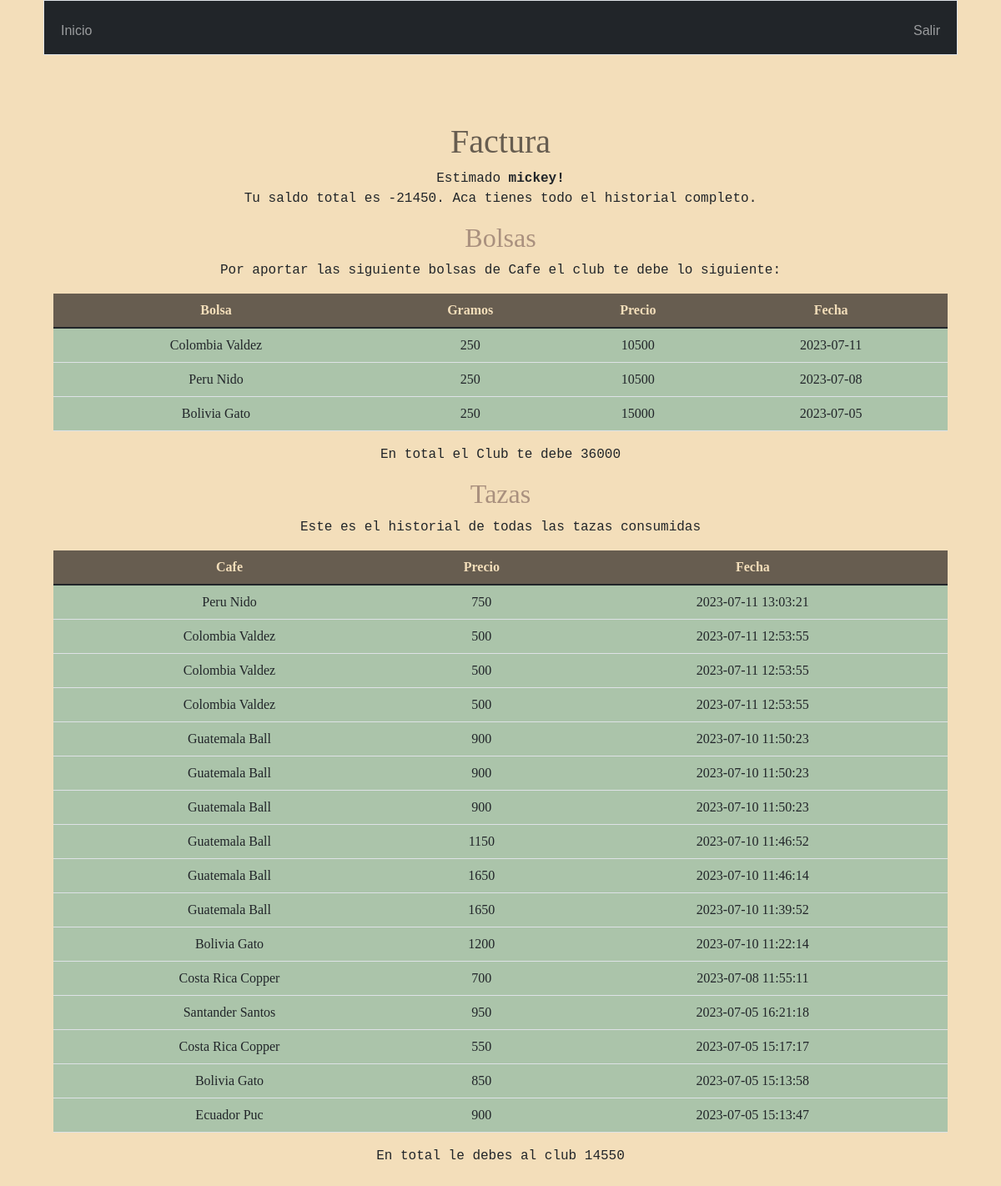
The page /factura (signed in) on the database as committed earlier.
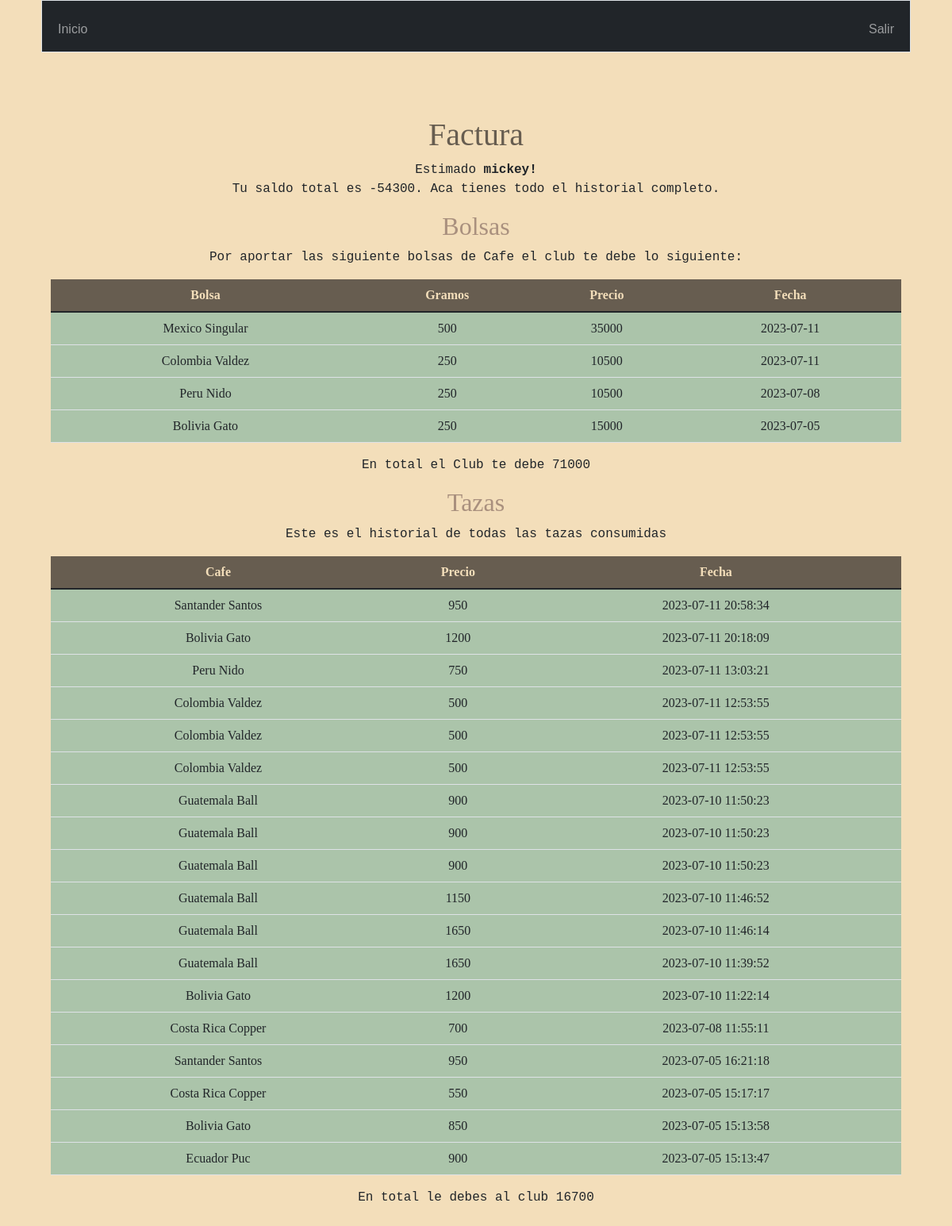
The same page on the database as committed later.
### tables this page shows
CREATE TABLE users (id INTEGER PRIMARY KEY AUTOINCREMENT NOT NULL, username TEXT NOT NULL, hash TEXT NOT NULL);

CREATE TABLE bolsas ( id INTEGER PRIMARY KEY AUTOINCREMENT NOT NULL, user_id INTEGER, origin TEXT, price INTEGER, grams INTEGER, toaster TEXT NOT NULL, date DATE, active TEXT NOT NULL, FOREIGN KEY(user_id) REFERENCES users(id));

CREATE TABLE rondas ( id INTEGER PRIMARY KEY AUTOINCREMENT NOT NULL, prensa_id INTEGER, bolsa_id INTEGER, cost INTEGER, date DATETIME, FOREIGN KEY(bolsa_id) REFERENCES bolsas(id), FOREIGN KEY(prensa_id) REFERENCES prensas(id));

### app.py (the view)
@app.route("/factura")
@login_required
def factura():
    bolsas = db.execute("SELECT origin, toaster, price AS precio, date AS fecha, grams AS gramos FROM bolsas JOIN users ON bolsas.user_id = users.id WHERE users.id=? ORDER BY fecha DESC", session["user_id"])
    tazas = db.execute("SELECT origin, toaster, cost, rondas.date AS fecha FROM rondas JOIN bolsas ON rondas.bolsa_id = bolsas.id JOIN incidencias ON incidencias.ronda_id = rondas.id JOIN users ON incidencias.user_id = users.id WHERE users.id = ? ORDER BY fecha DESC ", session["user_id"])
    bono = db.execute("SELECT SUM(price) FROM bolsas WHERE user_id=?", session["user_id"])[0]["SUM(price)"]
    total_tazas = db.execute("SELECT SUM(cost) FROM rondas JOIN incidencias ON incidencias.ronda_id = rondas.id WHERE incidencias.user_id = ? ", session["user_id"])[0]["SUM(cost)"]
    total_final = int(total_tazas)-int(bono)
    return render_template("factura.html", bolsas = bolsas, tazas = tazas, username = username(session["user_id"]), bono = bono, total_tazas = total_tazas, total_final = total_final )

### app.py (called while the page is built)
@app.after_request
def after_request(response):
    response.headers["Cache-Control"] = "no-cache, no-store, must-revalidate"
    response.headers["Expires"] = 0
    response.headers["Pragma"] = "no-cache"
    return response

### helpers.py (called while the page is built)
def login_required(f):
    @wraps(f)
    def decorated_function(*args, **kwargs):
        if session.get("user_id") is None:
            return redirect("/login")
        return f(*args, **kwargs)
    return decorated_function

def username(n):
    n = int(n)
    query = db.execute("SELECT username FROM users WHERE id=?", n)
    return query[0]["username"]

### templates/factura.html (shortened to what this page needs)
{% extends "layout.html" %}
{% block main %}
<h1>Factura</h1>
<p> Estimado <b>{{username}}! </b> <br>
Tu saldo total es {{total_final}}.
Aca tienes todo el historial completo.
</p>
{% if bolsas %}
<h2> Bolsas  </h2>
<p> Por aportar las siguiente bolsas de Cafe el club te debe lo siguiente:</p>
<table class="table">
	<thead class="thead-dark">
	<tr>
		<th scope="col"> Bolsa </th>
		<th scope="col"> Gramos  </th>
		<th scope="col"> Precio  </th>
		<th scope="col"> Fecha </th>
	</tr>
	</thead>
	<tbody>
		{% for bolsa in bolsas %}
		<tr>
		<td> {{ bolsa.origin }} {{ bolsa.toaster }} </td>
		<td> {{ bolsa.gramos }}</td>
		<td> {{ bolsa.precio }} </td>
		<td> {{ bolsa.fecha.split(' ')[0] }} </td>
		</tr>
		{% endfor %}
	</tbody>
</table>
<p>En total el Club te debe {{bono}}</p>
{% endif %}
<h2> Tazas  </h2>
<p> Este es el historial de todas las tazas consumidas </p>
<table class="table">
	<thead class="thead-dark">
	<tr>
		<th scope="col"> Cafe </th>
		<th scope="col"> Precio  </th>
		<th scope="col"> Fecha </th>
	</tr>
	</thead>
	<tbody>
		{% for taza in tazas %}
		<tr>
		<td> {{ taza.origin }} {{ taza.toaster }} </td>
		<td> {{ taza.cost }}</td>
		<td> {{ taza.fecha }} </td>
		</tr>
		{% endfor %}
	</tbody>
</table>
<p>En total le debes al club {{total_tazas}}</p>
{% endblock %}

### templates/layout.html (shortened to what this page needs)
<!DOCTYPE html>
<html lang="en">
    <head>
        <link href="https://cdn.jsdelivr.net/npm/bootstrap@5.1.3/dist/css/bootstrap.min.css" rel="stylesheet">
        <link href="/static/styles.css" rel="stylesheet">
    </head>
    <body>
        <nav class="bg-dark border navbar navbar-expand-md navbar-dark">
            <div class="container-fluid">
                <div class="collapse navbar-collapse" id="navbar">
                    {% if session["user_id"] %}
                        <ul class="navbar-nav me-auto mt-2">
                            <li class="nav-item"><a class="nav-link" href="/">Inicio</a></li>
                        </ul>
                        <ul class="navbar-nav ms-auto mt-2">
                            <li class="nav-item"><a class="nav-link" href="/logout">Salir</a></li>
                        </ul>
                    {% else %}
                        <ul class="navbar-nav ms-auto mt-2">
                            <li class="nav-item"><a class="nav-link" href="/register">Registrar</a></li>
                            <li class="nav-item"><a class="nav-link" href="/login">Entrar</a></li>
                        </ul>
                    {% endif %}
                </div>
            </div>
        </nav>
        <main class="container-fluid py-5 text-center">
            {% block main %}{% endblock %}
        </main>
    </body>
</html>

### static/styles.css (style rules this page uses)
body { margin-right: 3.25rem; margin-left: 3.25rem; background-color: #F3DEBA; font-family: serif; }
p { font-family: 'Courier New', Courier, monospace; }
table { background-color: #ABC4AA; }
h1 { color: #675D50; font-weight: 500; margin-top: 2rem; }
h2 { color: #A9907E; font-weight: 500; }
thead { background-color: #675D50; }
th { color: #F3DEBA; }
a, a.nav-link { text-decoration:none; font-family:verdana, arial, helvetica, sans-serif; color: #AC4425; }

Rows that differ between the two databases and show on the page:
added bolsas: origin "Mexico", toaster "Singular", gramos "500", precio "35000", fecha "2023-07-11"
added rondas: origin "Santander", toaster "Santos", cost "950", fecha "2023-07-11 20:58:34"
added rondas: origin "Bolivia", toaster "Gato", cost "1200", fecha "2023-07-11 20:18:09"
Other text that changed with them:
{{ total_final }}: "-21450" → "-54300"
{{ bono }}: "36000" → "71000"
{{ total_tazas }}: "14550" → "16700"
